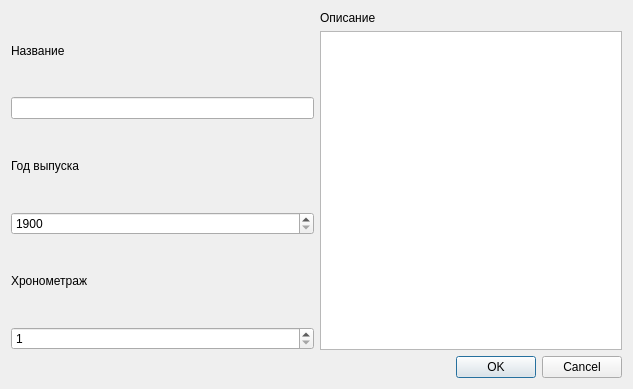
<?xml version="1.0" encoding="UTF-8"?>
<ui version="4.0">
 <class>CreateShowDialog</class>
 <widget class="QDialog" name="CreateShowDialog">
  <property name="geometry">
   <rect>
    <x>0</x>
    <y>0</y>
    <width>633</width>
    <height>389</height>
   </rect>
  </property>
  <property name="windowTitle">
   <string>Dialog</string>
  </property>
  <layout class="QGridLayout" name="gridLayout">
   <item row="0" column="0">
    <layout class="QVBoxLayout" name="verticalLayout">
     <item>
      <widget class="QLabel" name="label">
       <property name="text">
        <string>Название</string>
       </property>
      </widget>
     </item>
     <item>
      <widget class="QLineEdit" name="nameEdit"/>
     </item>
     <item>
      <widget class="QLabel" name="label_2">
       <property name="text">
        <string>Год выпуска</string>
       </property>
      </widget>
     </item>
     <item>
      <widget class="QSpinBox" name="yearSpin">
       <property name="minimum">
        <number>1900</number>
       </property>
       <property name="maximum">
        <number>2100</number>
       </property>
      </widget>
     </item>
     <item>
      <widget class="QLabel" name="label_3">
       <property name="text">
        <string>Хронометраж</string>
       </property>
      </widget>
     </item>
     <item>
      <widget class="QSpinBox" name="timingSpin">
       <property name="minimum">
        <number>1</number>
       </property>
      </widget>
     </item>
    </layout>
   </item>
   <item row="0" column="1">
    <layout class="QVBoxLayout" name="verticalLayout_2">
     <item>
      <widget class="QLabel" name="label_4">
       <property name="text">
        <string>Описание</string>
       </property>
      </widget>
     </item>
     <item>
      <widget class="QTextEdit" name="textEdit"/>
     </item>
    </layout>
   </item>
   <item row="1" column="1">
    <widget class="QDialogButtonBox" name="buttonBox">
     <property name="orientation">
      <enum>Qt::Horizontal</enum>
     </property>
     <property name="standardButtons">
      <set>QDialogButtonBox::Cancel|QDialogButtonBox::Ok</set>
     </property>
    </widget>
   </item>
  </layout>
 </widget>
 <resources/>
 <connections>
  <connection>
   <sender>buttonBox</sender>
   <signal>accepted()</signal>
   <receiver>CreateShowDialog</receiver>
   <slot>accept()</slot>
   <hints>
    <hint type="sourcelabel">
     <x>248</x>
     <y>254</y>
    </hint>
    <hint type="destinationlabel">
     <x>157</x>
     <y>274</y>
    </hint>
   </hints>
  </connection>
  <connection>
   <sender>buttonBox</sender>
   <signal>rejected()</signal>
   <receiver>CreateShowDialog</receiver>
   <slot>reject()</slot>
   <hints>
    <hint type="sourcelabel">
     <x>316</x>
     <y>260</y>
    </hint>
    <hint type="destinationlabel">
     <x>286</x>
     <y>274</y>
    </hint>
   </hints>
  </connection>
 </connections>
</ui>
